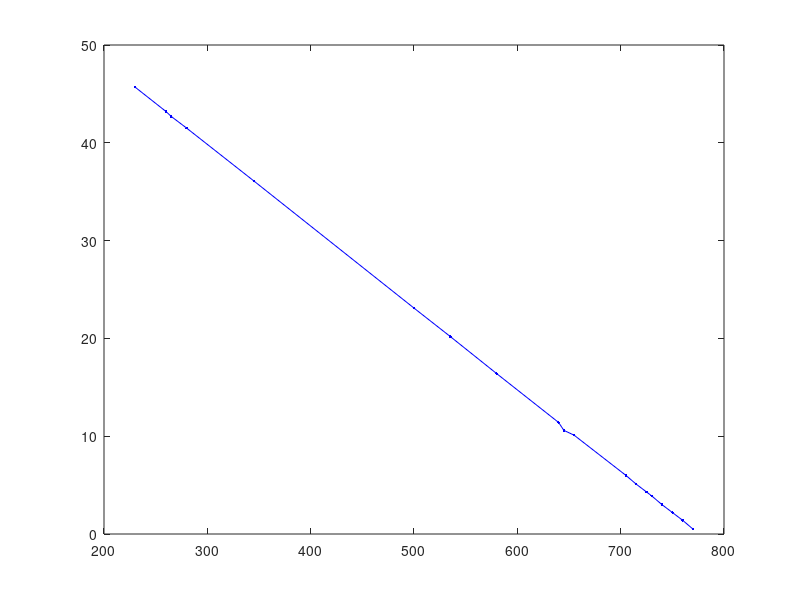

Write the MATLAB code that produced this figure.

%thl = [920 890 880 870 845 830 825 820 790 780 770 760 750 740 730 725 715 705 655 645 640 580 535 500 345 280 265 260 230 ];
%thr = [12  9.5 8.7 7.8 5.8 4.4 4.1 3.7 1.2 0.3 0.5 1.4 2.2 3 3.9 4.3 5.1 6 10.1 10.6 11.4 16.4 20.2 23.1 36.1 41.5 42.7 43.2 45.7];

thl = [770 760 750 740 730 725 715 705 655 645 640 580 535 500 345 280 265 260 230 ];
thr = [0.5 1.4 2.2 3 3.9 4.3 5.1 6 10.1 10.6 11.4 16.4 20.2 23.1 36.1 41.5 42.7 43.2 45.7];


plot(thl, thr, '.-b');

